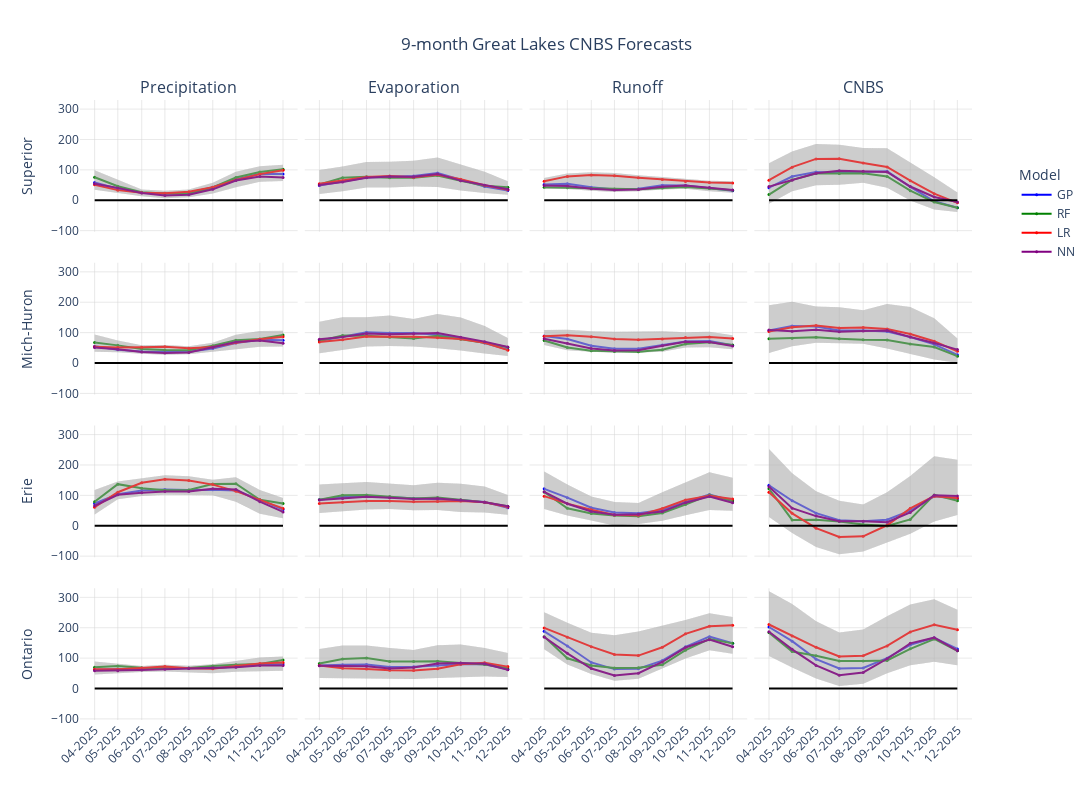

Source (notebook cell):
### Code cell
import plotly.graph_objects as go
from plotly.subplots import make_subplots
import pandas as pd
import numpy as np

# Define the colors for each model
model_colors = {
    'GP': 'blue',
    'RF': 'green',
    'LR': 'red',
    'NN': 'purple'
}

# Columns of interest in the order we want to plot them
columns = ['superior_evaporation', 'superior_precipitation', 'superior_runoff', 'superior_cnbs',
           'michigan-huron_evaporation', 'michigan-huron_precipitation', 'michigan-huron_runoff', 'michigan-huron_cnbs',
           'erie_evaporation', 'erie_precipitation', 'erie_runoff', 'erie_cnbs',
           'ontario_evaporation', 'ontario_precipitation', 'ontario_runoff', 'ontario_cnbs']

# Create a 1x4 subplot grid
fig = make_subplots(rows=4, cols=4, 
                    subplot_titles=['Precipitation', 'Evaporation', 'Runoff', 'CNBS'], 
                    shared_xaxes=True, shared_yaxes=True, vertical_spacing=0.05, horizontal_spacing=0.008)

global_y_min, global_y_max = float('inf'), float('-inf')  # Initialize to extremes

# Loop over the columns and plot the medians for each dataset
for i, column in enumerate(columns):
    row = i // 4  # Row index
    col = i % 4   # Column index

    lower_bound = combined_dataset.groupby(['year', 'month'])[column].quantile(0.025).reset_index()
    upper_bound = combined_dataset.groupby(['year', 'month'])[column].quantile(0.975).reset_index()

    for model_name, df in model_predictions.items():
        # Get the grouped DataFrame for the current model
        median_df = df.groupby(['year', 'month']).median().round(3)

        # Add a 'date' column to the median DataFrame
        median_df = median_df.reset_index()
        median_df['date'] = pd.to_datetime(median_df[['year', 'month']].assign(day=1))

        # Add the median line for the current model to the figure
        fig.add_trace(go.Scatter(x=median_df['date'], y=median_df[column],
                                 mode='lines+markers', name=model_name, 
                                 line=dict(shape='linear', width=2, color=model_colors[model_name]), 
                                 marker=dict(size=3), 
                                 showlegend=(row == 0 and col == 0),  # Only show legend for the first subplot
                                 hovertemplate='Date: %{x}<br>Value: %{y}<br>Model: ' + model_name),
                      row=row+1, col=col+1)

        # Add the shaded region (confidence band)
        fig.add_trace(go.Scatter(x=pd.concat([median_df['date'], median_df['date'][::-1]]),
                         y=pd.concat([lower_bound[column], upper_bound[column][::-1]]),
                         fill='toself', fillcolor='rgba(169, 169, 169, 0.2)',
                         line=dict(color='rgba(255,255,255,0)'), showlegend=False, 
                         hovertemplate='Date: %{x}<br>Conf: 95%'), 
              row=row+1, col=col+1)

        # Update global y-axis limits
        current_y_min = lower_bound[column].min()
        current_y_max = upper_bound[column].max()
        global_y_min = min(global_y_min, current_y_min)
        global_y_max = max(global_y_max, current_y_max)

    # Set x-axis range (limits) for each subplot
    #fig.update_xaxes(range=[median_df['date'].iloc[0], median_df['date'].iloc[-1]], row=row+1, col=col+1)

    # Format x-axis for the last row (set x-tick labels)
    if row == 3:
        fig.update_xaxes(tickformat='%m-%Y', tickangle=-45, row=row+1, col=col+1, tickmode='array', tickvals=median_df['date'])
    else:
        fig.update_xaxes(showticklabels=False, row=row+1, col=col+1, tickmode='array', tickvals=median_df['date'])

    # Set y-axis labels for the first column only
    if col == 0:
        fig.update_yaxes(title_text=['Superior', 'Mich-Huron', 'Erie', 'Ontario'][row], row=row+1, col=col+1)

    # Add the y=0 dashed line to every subplot
    fig.add_trace(go.Scatter(x=[median_df['date'].min(), median_df['date'].max()],
                             y=[0, 0], mode='lines', line=dict(color='black'), 
                             showlegend=False), row=row+1, col=col+1)

    # Add a box around each subplot
    #fig.update_xaxes(showline=True, linewidth=2, linecolor='black', row=row+1, col=col+1)
    #fig.update_yaxes(showline=True, linewidth=2, linecolor='black', row=row+1, col=col+1)
    
# Set consistent y-axis limits across all subplots
for row in range(1, 5):
    for col in range(1, 5):
        fig.update_yaxes(range=[global_y_min - 10, global_y_max + 10], row=row, col=col)

# Set grid lines for all subplots
fig.update_yaxes(showgrid=True, gridwidth=0.5, gridcolor='LightGray')
fig.update_xaxes(showgrid=True, gridwidth=0.5, gridcolor='LightGray')

# Update layout and titles
fig.update_layout(
    title_text="9-month Great Lakes CNBS Forecasts",
    title_x=0.5,
    height=800, width=1500,
    showlegend=True,
    legend=dict(x=1.05, y=0.9, traceorder='normal', orientation='v', title='Model'),  # Move legend up
    plot_bgcolor='white',
)

# Save the figure as an interactive HTML file
fig.write_html(f'{dir}forecast/CNBS_forecasts_interactive.html')

# Show the plot (optional)
fig.show()
